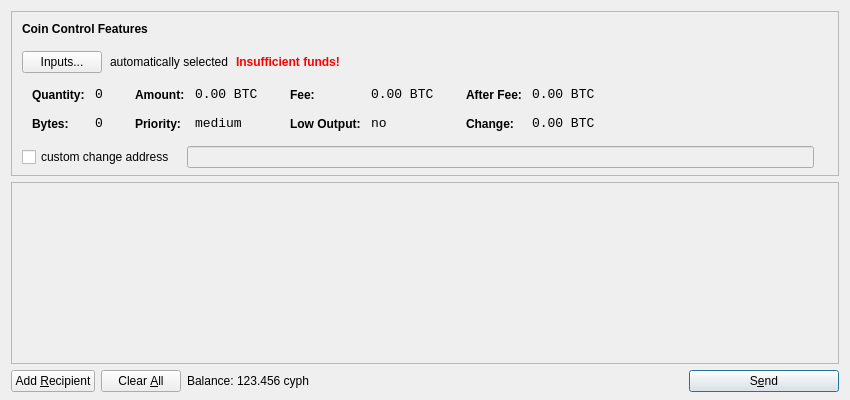
<?xml version="1.0" encoding="UTF-8"?>
<ui version="4.0">
 <class>SendCoinsDialog</class>
 <widget class="QDialog" name="SendCoinsDialog">
  <property name="geometry">
   <rect>
    <x>0</x>
    <y>0</y>
    <width>850</width>
    <height>400</height>
   </rect>
  </property>
  <property name="windowTitle">
   <string>Send Coins</string>
  </property>
  <layout class="QVBoxLayout" name="verticalLayout" stretch="0,1,0">
   <property name="bottomMargin">
    <number>8</number>
   </property>
   <item>
    <widget class="QFrame" name="frameCoinControl">
     <property name="sizePolicy">
      <sizepolicy hsizetype="Expanding" vsizetype="Expanding">
       <horstretch>0</horstretch>
       <verstretch>0</verstretch>
      </sizepolicy>
     </property>
     <property name="maximumSize">
      <size>
       <width>16777215</width>
       <height>16777215</height>
      </size>
     </property>
     <property name="frameShape">
      <enum>QFrame::StyledPanel</enum>
     </property>
     <property name="frameShadow">
      <enum>QFrame::Sunken</enum>
     </property>
     <layout class="QVBoxLayout" name="verticalLayoutCoinControl2">
      <property name="spacing">
       <number>-1</number>
      </property>
      <property name="leftMargin">
       <number>0</number>
      </property>
      <property name="topMargin">
       <number>0</number>
      </property>
      <property name="rightMargin">
       <number>0</number>
      </property>
      <property name="bottomMargin">
       <number>6</number>
      </property>
      <item>
       <layout class="QVBoxLayout" name="verticalLayoutCoinControl" stretch="0,0,0,0,1">
        <property name="spacing">
         <number>0</number>
        </property>
        <property name="leftMargin">
         <number>10</number>
        </property>
        <property name="topMargin">
         <number>10</number>
        </property>
        <item>
         <layout class="QHBoxLayout" name="horizontalLayoutCoinControl1">
          <property name="bottomMargin">
           <number>15</number>
          </property>
          <item>
           <widget class="QLabel" name="labelCoinControlFeatures">
            <property name="sizePolicy">
             <sizepolicy hsizetype="Preferred" vsizetype="Maximum">
              <horstretch>0</horstretch>
              <verstretch>0</verstretch>
             </sizepolicy>
            </property>
            <property name="font">
             <font>
              <weight>75</weight>
              <bold>true</bold>
             </font>
            </property>
            <property name="styleSheet">
             <string notr="true">font-weight:bold;</string>
            </property>
            <property name="text">
             <string>Coin Control Features</string>
            </property>
           </widget>
          </item>
         </layout>
        </item>
        <item>
         <layout class="QHBoxLayout" name="horizontalLayoutCoinControl2" stretch="0,0,0,0">
          <property name="spacing">
           <number>8</number>
          </property>
          <property name="bottomMargin">
           <number>10</number>
          </property>
          <item>
           <widget class="QPushButton" name="pushButtonCoinControl">
            <property name="styleSheet">
             <string notr="true"/>
            </property>
            <property name="text">
             <string>Inputs...</string>
            </property>
           </widget>
          </item>
          <item>
           <widget class="QLabel" name="labelCoinControlAutomaticallySelected">
            <property name="text">
             <string>automatically selected</string>
            </property>
            <property name="margin">
             <number>5</number>
            </property>
           </widget>
          </item>
          <item>
           <widget class="QLabel" name="labelCoinControlInsuffFunds">
            <property name="font">
             <font>
              <weight>75</weight>
              <bold>true</bold>
             </font>
            </property>
            <property name="styleSheet">
             <string notr="true">color:red;font-weight:bold;</string>
            </property>
            <property name="text">
             <string>Insufficient funds!</string>
            </property>
            <property name="margin">
             <number>5</number>
            </property>
           </widget>
          </item>
          <item>
           <spacer name="horizontalSpacerCoinControl">
            <property name="orientation">
             <enum>Qt::Horizontal</enum>
            </property>
            <property name="sizeHint" stdset="0">
             <size>
              <width>40</width>
              <height>1</height>
             </size>
            </property>
           </spacer>
          </item>
         </layout>
        </item>
        <item>
         <widget class="QWidget" name="widgetCoinControl" native="true">
          <property name="sizePolicy">
           <sizepolicy hsizetype="Preferred" vsizetype="Preferred">
            <horstretch>0</horstretch>
            <verstretch>0</verstretch>
           </sizepolicy>
          </property>
          <property name="minimumSize">
           <size>
            <width>0</width>
            <height>0</height>
           </size>
          </property>
          <property name="styleSheet">
           <string notr="true"/>
          </property>
          <layout class="QHBoxLayout" name="horizontalLayoutCoinControl5">
           <property name="margin">
            <number>0</number>
           </property>
           <item>
            <layout class="QHBoxLayout" name="horizontalLayoutCoinControl3" stretch="0,0,0,1">
             <property name="spacing">
              <number>20</number>
             </property>
             <property name="topMargin">
              <number>0</number>
             </property>
             <property name="bottomMargin">
              <number>10</number>
             </property>
             <item>
              <layout class="QFormLayout" name="formLayoutCoinControl1">
               <property name="horizontalSpacing">
                <number>10</number>
               </property>
               <property name="verticalSpacing">
                <number>14</number>
               </property>
               <property name="leftMargin">
                <number>10</number>
               </property>
               <property name="topMargin">
                <number>4</number>
               </property>
               <property name="rightMargin">
                <number>6</number>
               </property>
               <item row="0" column="0">
                <widget class="QLabel" name="labelCoinControlQuantityText">
                 <property name="styleSheet">
                  <string notr="true">font-weight:bold;</string>
                 </property>
                 <property name="text">
                  <string>Quantity:</string>
                 </property>
                 <property name="margin">
                  <number>0</number>
                 </property>
                </widget>
               </item>
               <item row="0" column="1">
                <widget class="QLabel" name="labelCoinControlQuantity">
                 <property name="font">
                  <font>
                   <family>Monospace</family>
                   <pointsize>10</pointsize>
                  </font>
                 </property>
                 <property name="cursor">
                  <cursorShape>IBeamCursor</cursorShape>
                 </property>
                 <property name="contextMenuPolicy">
                  <enum>Qt::ActionsContextMenu</enum>
                 </property>
                 <property name="text">
                  <string notr="true">0</string>
                 </property>
                 <property name="margin">
                  <number>0</number>
                 </property>
                 <property name="textInteractionFlags">
                  <set>Qt::LinksAccessibleByMouse|Qt::TextSelectableByKeyboard|Qt::TextSelectableByMouse</set>
                 </property>
                </widget>
               </item>
               <item row="1" column="0">
                <widget class="QLabel" name="labelCoinControlBytesText">
                 <property name="styleSheet">
                  <string notr="true">font-weight:bold;</string>
                 </property>
                 <property name="text">
                  <string>Bytes:</string>
                 </property>
                </widget>
               </item>
               <item row="1" column="1">
                <widget class="QLabel" name="labelCoinControlBytes">
                 <property name="font">
                  <font>
                   <family>Monospace</family>
                   <pointsize>10</pointsize>
                  </font>
                 </property>
                 <property name="cursor">
                  <cursorShape>IBeamCursor</cursorShape>
                 </property>
                 <property name="contextMenuPolicy">
                  <enum>Qt::ActionsContextMenu</enum>
                 </property>
                 <property name="text">
                  <string notr="true">0</string>
                 </property>
                 <property name="textInteractionFlags">
                  <set>Qt::LinksAccessibleByMouse|Qt::TextSelectableByKeyboard|Qt::TextSelectableByMouse</set>
                 </property>
                </widget>
               </item>
              </layout>
             </item>
             <item>
              <layout class="QFormLayout" name="formLayoutCoinControl2">
               <property name="horizontalSpacing">
                <number>10</number>
               </property>
               <property name="verticalSpacing">
                <number>14</number>
               </property>
               <property name="leftMargin">
                <number>6</number>
               </property>
               <property name="topMargin">
                <number>4</number>
               </property>
               <property name="rightMargin">
                <number>6</number>
               </property>
               <item row="0" column="0">
                <widget class="QLabel" name="labelCoinControlAmountText">
                 <property name="styleSheet">
                  <string notr="true">font-weight:bold;</string>
                 </property>
                 <property name="text">
                  <string>Amount:</string>
                 </property>
                 <property name="margin">
                  <number>0</number>
                 </property>
                </widget>
               </item>
               <item row="0" column="1">
                <widget class="QLabel" name="labelCoinControlAmount">
                 <property name="font">
                  <font>
                   <family>Monospace</family>
                   <pointsize>10</pointsize>
                  </font>
                 </property>
                 <property name="cursor">
                  <cursorShape>IBeamCursor</cursorShape>
                 </property>
                 <property name="contextMenuPolicy">
                  <enum>Qt::ActionsContextMenu</enum>
                 </property>
                 <property name="text">
                  <string notr="true">0.00 BTC</string>
                 </property>
                 <property name="textInteractionFlags">
                  <set>Qt::LinksAccessibleByMouse|Qt::TextSelectableByKeyboard|Qt::TextSelectableByMouse</set>
                 </property>
                </widget>
               </item>
               <item row="1" column="0">
                <widget class="QLabel" name="labelCoinControlPriorityText">
                 <property name="styleSheet">
                  <string notr="true">font-weight:bold;</string>
                 </property>
                 <property name="text">
                  <string>Priority:</string>
                 </property>
                </widget>
               </item>
               <item row="1" column="1">
                <widget class="QLabel" name="labelCoinControlPriority">
                 <property name="font">
                  <font>
                   <family>Monospace</family>
                   <pointsize>10</pointsize>
                  </font>
                 </property>
                 <property name="cursor">
                  <cursorShape>IBeamCursor</cursorShape>
                 </property>
                 <property name="contextMenuPolicy">
                  <enum>Qt::ActionsContextMenu</enum>
                 </property>
                 <property name="text">
                  <string>medium</string>
                 </property>
                 <property name="textInteractionFlags">
                  <set>Qt::LinksAccessibleByMouse|Qt::TextSelectableByKeyboard|Qt::TextSelectableByMouse</set>
                 </property>
                </widget>
               </item>
              </layout>
             </item>
             <item>
              <layout class="QFormLayout" name="formLayoutCoinControl3">
               <property name="horizontalSpacing">
                <number>10</number>
               </property>
               <property name="verticalSpacing">
                <number>14</number>
               </property>
               <property name="leftMargin">
                <number>6</number>
               </property>
               <property name="topMargin">
                <number>4</number>
               </property>
               <property name="rightMargin">
                <number>6</number>
               </property>
               <item row="0" column="0">
                <widget class="QLabel" name="labelCoinControlFeeText">
                 <property name="styleSheet">
                  <string notr="true">font-weight:bold;</string>
                 </property>
                 <property name="text">
                  <string>Fee:</string>
                 </property>
                 <property name="margin">
                  <number>0</number>
                 </property>
                </widget>
               </item>
               <item row="0" column="1">
                <widget class="QLabel" name="labelCoinControlFee">
                 <property name="font">
                  <font>
                   <family>Monospace</family>
                   <pointsize>10</pointsize>
                  </font>
                 </property>
                 <property name="cursor">
                  <cursorShape>IBeamCursor</cursorShape>
                 </property>
                 <property name="contextMenuPolicy">
                  <enum>Qt::ActionsContextMenu</enum>
                 </property>
                 <property name="text">
                  <string notr="true">0.00 BTC</string>
                 </property>
                 <property name="textInteractionFlags">
                  <set>Qt::LinksAccessibleByMouse|Qt::TextSelectableByKeyboard|Qt::TextSelectableByMouse</set>
                 </property>
                </widget>
               </item>
               <item row="1" column="0">
                <widget class="QLabel" name="labelCoinControlLowOutputText">
                 <property name="styleSheet">
                  <string notr="true">font-weight:bold;</string>
                 </property>
                 <property name="text">
                  <string>Low Output:</string>
                 </property>
                </widget>
               </item>
               <item row="1" column="1">
                <widget class="QLabel" name="labelCoinControlLowOutput">
                 <property name="font">
                  <font>
                   <family>Monospace</family>
                   <pointsize>10</pointsize>
                  </font>
                 </property>
                 <property name="cursor">
                  <cursorShape>IBeamCursor</cursorShape>
                 </property>
                 <property name="contextMenuPolicy">
                  <enum>Qt::ActionsContextMenu</enum>
                 </property>
                 <property name="text">
                  <string>no</string>
                 </property>
                 <property name="textInteractionFlags">
                  <set>Qt::LinksAccessibleByMouse|Qt::TextSelectableByKeyboard|Qt::TextSelectableByMouse</set>
                 </property>
                </widget>
               </item>
              </layout>
             </item>
             <item>
              <layout class="QFormLayout" name="formLayoutCoinControl4">
               <property name="horizontalSpacing">
                <number>10</number>
               </property>
               <property name="verticalSpacing">
                <number>14</number>
               </property>
               <property name="leftMargin">
                <number>6</number>
               </property>
               <property name="topMargin">
                <number>4</number>
               </property>
               <property name="rightMargin">
                <number>6</number>
               </property>
               <item row="0" column="0">
                <widget class="QLabel" name="labelCoinControlAfterFeeText">
                 <property name="styleSheet">
                  <string notr="true">font-weight:bold;</string>
                 </property>
                 <property name="text">
                  <string>After Fee:</string>
                 </property>
                 <property name="margin">
                  <number>0</number>
                 </property>
                </widget>
               </item>
               <item row="0" column="1">
                <widget class="QLabel" name="labelCoinControlAfterFee">
                 <property name="font">
                  <font>
                   <family>Monospace</family>
                   <pointsize>10</pointsize>
                  </font>
                 </property>
                 <property name="cursor">
                  <cursorShape>IBeamCursor</cursorShape>
                 </property>
                 <property name="contextMenuPolicy">
                  <enum>Qt::ActionsContextMenu</enum>
                 </property>
                 <property name="text">
                  <string notr="true">0.00 BTC</string>
                 </property>
                 <property name="textInteractionFlags">
                  <set>Qt::LinksAccessibleByMouse|Qt::TextSelectableByKeyboard|Qt::TextSelectableByMouse</set>
                 </property>
                </widget>
               </item>
               <item row="1" column="0">
                <widget class="QLabel" name="labelCoinControlChangeText">
                 <property name="styleSheet">
                  <string notr="true">font-weight:bold;</string>
                 </property>
                 <property name="text">
                  <string>Change:</string>
                 </property>
                </widget>
               </item>
               <item row="1" column="1">
                <widget class="QLabel" name="labelCoinControlChange">
                 <property name="font">
                  <font>
                   <family>Monospace</family>
                   <pointsize>10</pointsize>
                  </font>
                 </property>
                 <property name="cursor">
                  <cursorShape>IBeamCursor</cursorShape>
                 </property>
                 <property name="contextMenuPolicy">
                  <enum>Qt::ActionsContextMenu</enum>
                 </property>
                 <property name="text">
                  <string notr="true">0.00 BTC</string>
                 </property>
                 <property name="textInteractionFlags">
                  <set>Qt::LinksAccessibleByMouse|Qt::TextSelectableByKeyboard|Qt::TextSelectableByMouse</set>
                 </property>
                </widget>
               </item>
              </layout>
             </item>
            </layout>
           </item>
          </layout>
         </widget>
        </item>
        <item>
         <layout class="QHBoxLayout" name="horizontalLayoutCoinControl4" stretch="0,0,0">
          <property name="spacing">
           <number>12</number>
          </property>
          <property name="sizeConstraint">
           <enum>QLayout::SetDefaultConstraint</enum>
          </property>
          <property name="topMargin">
           <number>5</number>
          </property>
          <property name="rightMargin">
           <number>5</number>
          </property>
          <item>
           <widget class="QCheckBox" name="checkBoxCoinControlChange">
            <property name="text">
             <string>custom change address</string>
            </property>
           </widget>
          </item>
          <item>
           <widget class="QLineEdit" name="lineEditCoinControlChange">
            <property name="enabled">
             <bool>false</bool>
            </property>
            <property name="sizePolicy">
             <sizepolicy hsizetype="Expanding" vsizetype="Fixed">
              <horstretch>0</horstretch>
              <verstretch>0</verstretch>
             </sizepolicy>
            </property>
           </widget>
          </item>
          <item>
           <widget class="QLabel" name="labelCoinControlChangeLabel">
            <property name="sizePolicy">
             <sizepolicy hsizetype="Preferred" vsizetype="Expanding">
              <horstretch>0</horstretch>
              <verstretch>0</verstretch>
             </sizepolicy>
            </property>
            <property name="minimumSize">
             <size>
              <width>0</width>
              <height>0</height>
             </size>
            </property>
            <property name="text">
             <string/>
            </property>
            <property name="margin">
             <number>3</number>
            </property>
           </widget>
          </item>
         </layout>
        </item>
        <item>
         <spacer name="verticalSpacerCoinControl">
          <property name="orientation">
           <enum>Qt::Vertical</enum>
          </property>
          <property name="sizeHint" stdset="0">
           <size>
            <width>800</width>
            <height>1</height>
           </size>
          </property>
         </spacer>
        </item>
       </layout>
      </item>
     </layout>
    </widget>
   </item>
   <item>
    <widget class="QScrollArea" name="scrollArea">
     <property name="widgetResizable">
      <bool>true</bool>
     </property>
     <widget class="QWidget" name="scrollAreaWidgetContents">
      <property name="geometry">
       <rect>
        <x>0</x>
        <y>0</y>
        <width>830</width>
        <height>165</height>
       </rect>
      </property>
      <layout class="QVBoxLayout" name="verticalLayout_2">
       <property name="margin">
        <number>0</number>
       </property>
       <item>
        <layout class="QVBoxLayout" name="entries">
         <property name="spacing">
          <number>6</number>
         </property>
        </layout>
       </item>
       <item>
        <spacer name="verticalSpacer">
         <property name="orientation">
          <enum>Qt::Vertical</enum>
         </property>
         <property name="sizeHint" stdset="0">
          <size>
           <width>20</width>
           <height>40</height>
          </size>
         </property>
        </spacer>
       </item>
      </layout>
     </widget>
    </widget>
   </item>
   <item>
    <layout class="QHBoxLayout" name="horizontalLayout">
     <item>
      <widget class="QPushButton" name="addButton">
       <property name="toolTip">
        <string>Send to multiple recipients at once</string>
       </property>
       <property name="text">
        <string>Add &amp;Recipient</string>
       </property>
       <property name="icon">
        <iconset resource="../bitcoin.qrc">
         <normaloff>:/icons/add</normaloff>:/icons/add</iconset>
       </property>
       <property name="autoDefault">
        <bool>false</bool>
       </property>
      </widget>
     </item>
     <item>
      <widget class="QPushButton" name="clearButton">
       <property name="sizePolicy">
        <sizepolicy hsizetype="Minimum" vsizetype="Fixed">
         <horstretch>0</horstretch>
         <verstretch>0</verstretch>
        </sizepolicy>
       </property>
       <property name="toolTip">
        <string>Remove all transaction fields</string>
       </property>
       <property name="text">
        <string>Clear &amp;All</string>
       </property>
       <property name="icon">
        <iconset resource="../bitcoin.qrc">
         <normaloff>:/icons/remove</normaloff>:/icons/remove</iconset>
       </property>
       <property name="autoRepeatDelay">
        <number>300</number>
       </property>
       <property name="autoDefault">
        <bool>false</bool>
       </property>
      </widget>
     </item>
     <item>
      <layout class="QHBoxLayout" name="horizontalLayout_2">
       <property name="spacing">
        <number>3</number>
       </property>
       <item>
        <widget class="QLabel" name="label">
         <property name="text">
          <string>Balance:</string>
         </property>
        </widget>
       </item>
       <item>
        <widget class="QLabel" name="labelBalance">
         <property name="cursor">
          <cursorShape>IBeamCursor</cursorShape>
         </property>
         <property name="text">
          <string>123.456 cyph</string>
         </property>
         <property name="textInteractionFlags">
          <set>Qt::LinksAccessibleByMouse|Qt::TextSelectableByKeyboard|Qt::TextSelectableByMouse</set>
         </property>
        </widget>
       </item>
      </layout>
     </item>
     <item>
      <spacer name="horizontalSpacer">
       <property name="orientation">
        <enum>Qt::Horizontal</enum>
       </property>
       <property name="sizeHint" stdset="0">
        <size>
         <width>40</width>
         <height>20</height>
        </size>
       </property>
      </spacer>
     </item>
     <item>
      <widget class="QPushButton" name="sendButton">
       <property name="minimumSize">
        <size>
         <width>150</width>
         <height>0</height>
        </size>
       </property>
       <property name="toolTip">
        <string>Confirm the send action</string>
       </property>
       <property name="text">
        <string>S&amp;end</string>
       </property>
       <property name="icon">
        <iconset resource="../bitcoin.qrc">
         <normaloff>:/icons/send</normaloff>:/icons/send</iconset>
       </property>
       <property name="default">
        <bool>true</bool>
       </property>
      </widget>
     </item>
    </layout>
   </item>
  </layout>
 </widget>
 <resources>
  <include location="../bitcoin.qrc"/>
 </resources>
 <connections/>
</ui>
